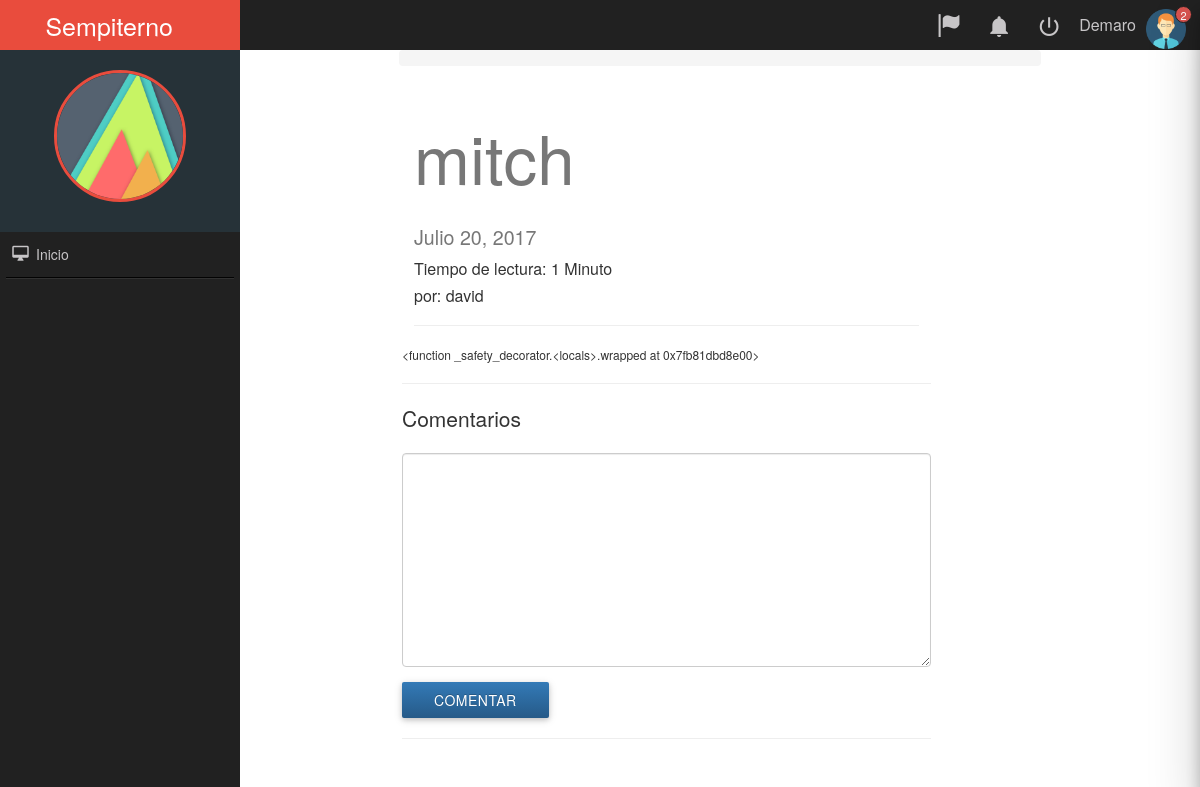
The page /mitch/ (signed in) on the database its author committed.
### posts/models.py (models this page shows, shortened)
class Post(models.Model):
    user = models.ForeignKey(settings.AUTH_USER_MODEL, default=1)
    title = models.CharField(max_length=120)
    slug = models.SlugField(unique=True)
    image = models.ImageField(upload_to=upload_location,
            null=True,
            blank=True,
            width_field="width_field",
            height_field="height_field")
    height_field = models.IntegerField(default=0)
    width_field = models.IntegerField(default=0)
    content = models.TextField()
    draft = models.BooleanField(default=False)
    publish = models.DateField(auto_now=True, auto_now_add=False)
    read_time =  models.IntegerField(default=0) # models.TimeField(null=True, blank=True) #assume minutes
    updated = models.DateTimeField(auto_now=True, auto_now_add=False)
    timestamp = models.DateTimeField(auto_now=False, auto_now_add=True)
    objects = PostManager()
    class Meta:
        ordering = ["-timestamp", "-updated"]
    def get_markdown(self):
        content = self.content
        markdown_text = markdown(content)
        return mark_safe(markdown_text)
    @property
    def comments(self):
        instance = self
        qs = Comment.objects.filter_by_instance(instance)
        return qs
    @property
    def get_content_type(self):
        instance = self
        content_type = ContentType.objects.get_for_model(instance.__class__)
        return content_type

### posts/views.py (the view, shortened to what this page needs)
# urls.py: url(r'^(?P<slug>[\w-]+)/$', post_detail, name='detail'),
def post_detail(request, slug=None):
	instance = get_object_or_404(Post, slug=slug)
	if instance.publish > timezone.now().date() or instance.draft:
		if not request.user.is_authenticated():
			raise Http404
	share_string = quote_plus(instance.content)
	initial_data = {
			"content_type": instance.get_content_type,
			"object_id": instance.id
	}
	form = CommentForm(request.POST or None, initial=initial_data)
	comments = instance.comments
	context = {
		"title": instance.title,
		"instance": instance,
		"share_string": share_string,
		"comments": comments,
		"comment_form":form,
	}
	return render(request, "post_detail.html", context)

### comments/forms.py
class CommentForm(forms.Form):
    content_type = forms.CharField(widget=forms.HiddenInput)
    object_id = forms.IntegerField(widget=forms.HiddenInput)
    content = forms.CharField(label='', widget=forms.Textarea)

### comments/models.py (called while the page is built)
    def filter_by_instance(self, instance):
        content_type = ContentType.objects.get_for_model(instance.__class__)
        obj_id = instance.id
        qs = super(CommentManager, self).filter(content_type=content_type, object_id= obj_id).filter(parent=None)
        return qs

### posts/templatetags/urlify.py (called while the page is built)
@register.filter
def urlify(value):
    return quote_plus(value)

### templates/post_detail.html (shortened to what this page needs)
{% extends "base.html" %}
{% load urlify %}
{% load crispy_forms_tags %}
{% block content %}
<div class='col-sm-10 col-sm-offset-20'>
<h1>{{ title }} <small>{% if instance.draft %}<span style='color:red;'>Borrador</span> {% endif %}</h1><h5>{{ instance.publish }}</h5>
<h6>
<p>Tiempo de lectura: {% if instance.read_time <= 1 %} 1 Minuto {% else %}{{ instance.read_time }} minutos {% endif %}</p>
por:&nbsp;{{ instance.user }}
</h6>
<p><div class="fb-like" data-href="{{ request.build_absolute_uri }}" data-layout="button_count" data-action="like" data-show-faces="true" data-share="true"></div>
<hr/>
</p>
<div class='row'>
<div class='col-sm-50 '>
   <div class='post-detail-item'>{{ instance.get_markdown }}</div>
    <hr/>
<h6>
    <div>
        <p class='lead'>Comentarios</p>
        {% if request.user.is_authenticated %}
        <form method="POST" action="."> {% csrf_token %}
            {{ comment_form|crispy }}
            <input type='submit' value='Comentar' class='btn btn-primary'>
        </form>
        {% else %}
        <p>Debes iniciar sesión para comentar!</p>
        {% endif %}
        <hr/>
    </div>
</div>
</div>
</div>
{% endblock content %}
{% block footer %}
    </section>
{% endblock footer %}

### templates/base.html (shortened to what this page needs)
<!DOCTYPE html>
<html lang="es">
<head>
<link rel="stylesheet" href="https://maxcdn.bootstrapcdn.com/bootstrap/3.3.6/css/bootstrap.min.css">
<link rel="stylesheet" href="https://maxcdn.bootstrapcdn.com/bootstrap/3.3.6/css/bootstrap-theme.min.css">
<link rel='stylesheet' href='https://maxcdn.bootstrapcdn.com/font-awesome/4.5.0/css/font-awesome.min.css' >
{% load staticfiles %}
<link rel='stylesheet' href='{% static "css/base.css" %}' />
    <link rel="stylesheet" href='{% static "css/normalize.css" %}'>
    <link rel="stylesheet" href='{% static "css/materialize.min.css" %}'>
    <link rel="stylesheet" href='{% static "css/material-design-iconic-font.min.css" %}'>
    <link rel="stylesheet" href='{% static "css/jquery.mCustomScrollbar.css" %}'>
    <link rel="stylesheet" href='{% static "css/sweetalert.css" %}'>
    <link rel="stylesheet" href='{% static "css/style.css" %}'>
    <section class="NavLateral full-width">
        <div class="NavLateral-content full-width">
            <header class="NavLateral-title full-width center-align">
               Sempiterno
            </header>
            <figure class="full-width NavLateral-logo">
                <img src='{% static "assets/img/logo.png" %}' alt="material-logo" class="responsive-img center-box">
            </figure>
            <div class="NavLateral-Nav">
                <ul class="full-width">
                    <li>
                        <a href="/" class="waves-effect waves-light"><i class="zmdi zmdi-desktop-mac zmdi-hc-fw"></i> Inicio</a>
                    </li>
                    <li class="NavLateralDivider"></li>
                </ul>
            </div>
        </div>
    </section>
    </head>
    <section class="ContentPage full-width">
        <div class="ContentPage-Nav full-width">
            <ul class="full-width">
                {% if request.user.is_authenticated %}
                <li><figure><img src='{% static "assets/img/user.png" %}' alt="UserImage"></figure></li>
                <li style="padding:0 5px;">{{request.user.username}}</li>
                <li><a href='{% url "logout" %}' class="tooltipped waves-effect " data-position="bottom" data-delay="50" data-tooltip="Logout"><i class="zmdi zmdi-power"></i></a></li>
                {% endif %}
                {% if request.user.is_authenticated %}
                <li>
                    <a href="#" class="tooltipped waves-effect-light btn-Notification" data-position="bottom" data-delay="50" data-tooltip="Notifications">
                        <i class="zmdi zmdi-notifications"></i>
                <li><a href='/create' class="tooltipped waves-effect" data-position="bottom" data-delay="50" data-tooltip="Publicar"><i class="glyphicon glyphicon-flag"></i></a></li>
                        <span class="ContentPage-Nav-indicator bg-danger">2</span>
                    {% endif %}
                    </a>
                </li>
            </ul>
        </div>
</body>
</head>
<body>
<div class='container'>
    <ol class='breadcrumb'>
    </ol>
{% block content %}
{% endblock content %}
</div>
</body>
{% block footer%}
{% endblock footer %}

### static/css/base.css (style rules this page uses)
h1 { color: #777777; }

### static/css/style.css (style rules this page uses)
body, html { margin: 0; padding: 0; position: relative; font-size: 16px; background-color: #fff; width: 100%; height: 100%; color: #333; }
.full-width { margin: 0; padding: 0; width: 100%; }
.center-box { margin:0 auto; }
.bg-danger { background-color: #d9534f !important; }
.NavLateral, .ContentPage { position: absolute; top: 0; height: 100%; }
.NavLateral { left: 0; width: 20%; }
.NavLateral-content { height: 100%; position: absolute; z-index: 10; background-color: rgb(33,33,33); color: #C7C5C7; }
.NavLateral-title { height: 50px; line-height: 50px; color: #fff; background-color: rgb(233,76,61); font-size: 25px; }
.NavLateral-logo { padding: 20px 0; color: #fff; background-color: rgb(38,50,56); }
.NavLateral-logo img { width: 55%; height: auto; display: block; border-radius: 50%; margin-bottom: 10px; border: 3px solid rgb(233,76,61); }
.NavLateralDivider { height: 0 !important; width: 95% !important; background-color: transparent; border: none; border-top: 1px solid rgba(0,0,0,0.9); border-bottom:1px solid rgba(255,255,255,0.08); margin: 0 auto !important; }
.NavLateral-Nav ul li { height: auto; margin: 0; padding: 0; }
.NavLateral-Nav ul li a { height: 45px; line-height: 45px; width: 100%; font-size: 14px; padding-left: 9px; display: block; color: #C7C5C7; transition: all .3s ease-in-out; }
.NavLateral-Nav ul li a i { font-size: 18px; }
.ContentPage { right: 0; width: 80%; background-color: #fff; }
.ContentPage-Nav { height: 50px; background-color: rgb(33,33,33); position: relative; }
.ContentPage-Nav ul { height: 50px; padding-right: 9px; position: relative; }
.ContentPage-Nav ul li { height: 50px; float: right; min-width: 50px; color: #C7C5C7; position: relative; line-height: 50px; }
.ContentPage-Nav ul li a { height: 50px; width: 50px; line-height: 50px; display: block; text-align: center; color: #C7C5C7; font-size: 25px; position: relative; }
.ContentPage-Nav ul li figure { margin: 0; padding: 0 5px; }
.ContentPage-Nav ul li figure img { width: 40px; height: 40px; margin-top: 5px; }
.ContentPage-Nav-indicator { position: absolute; top: 6px; right: 8px; font-size: 11px; text-align: center; width: 17px; height: 17px; line-height: 17px; border-radius: 50%; color: #fff; border: 1px solid rgb(33,33,33); }

### rows shown on the page
Post: title "mitch", user "david", get_markdown "<function _safety_decorator.<locals>.wrapped at 0x7fb81dbd8e00>"

### other values the page prints
{{ request.user.username }} "Demaro"
